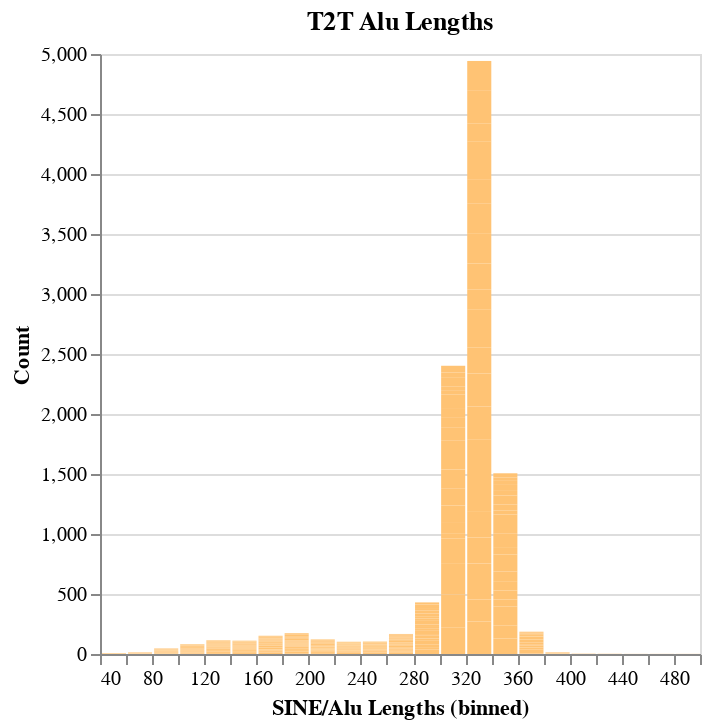

The notebook cell this image was saved under:
### Code cell
hg38tempList2= [[x,y] for x,y in collections.Counter([int(x) for x in combinedDF[combinedDF['TE_Designation']=='SINE/Alu']['SV_Length']]).items()]
hg38tempDF2 = pd.DataFrame(data=hg38tempList2, columns=['SINE/Alu Lengths','Count'])

alt.Chart(hg38tempDF2).mark_bar(color='#FFC374').encode(
    alt.X("SINE/Alu Lengths:Q", bin=alt.Bin(maxbins=25)),
    y='Count',
).properties(
    title='T2T Alu Lengths'
)

### Figure 1 — Vega-Lite specification as saved in the notebook (floating-point values rounded to 4 significant figures; data arrays with more than 128 entries replaced by an {"elided": "..."} marker saying what was removed)
{"config": {"view": {"continuousWidth": 300, "continuousHeight": 300}}, "data": {"name": "data-26e92d3586979189c7b0c4068e9d49cb"}, "mark": {"type": "bar", "color": "#FFC374"}, "encoding": {"x": {"bin": {"maxbins": 25}, "field": "SINE/Alu Lengths", "type": "quantitative"}, "y": {"field": "Count", "type": "quantitative"}}, "title": "T2T Alu Lengths", "$schema": "https://vega.github.io/schema/vega-lite/v5.17.0.json", "datasets": {"data-26e92d3586979189c7b0c4068e9d49cb": {"elided": "336 records"}}}
